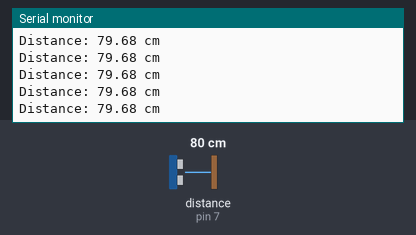
A sketch run on a simulated Arduino Uno, built with avr-gcc and run on an emulated ATmega328P. Shown: the last lines printed to the serial monitor. Wiring (inferred from the names in the program): ultrasonic range finder: trigger pin 6; echo pin 7. The test bench sets the inputs (shaded band); at power-on: distance to the obstacle (sensor on pin 7) 80 cm. The echo pulse lasts 58.3 µs per cm.

Above: at 1.2 s.
1.3 s: distance to the obstacle (sensor on pin 7) set to 2 cm
At 1.72 s:
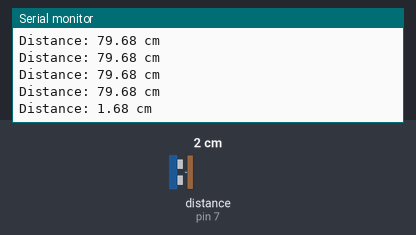
4.3 s: distance to the obstacle (sensor on pin 7) set to 4 cm
At 4.48 s:
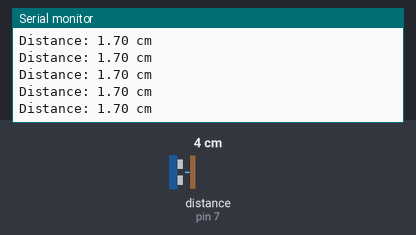
Timing chart, 0 to 7.3 s (numbered marks = the images above; inputs shaded):
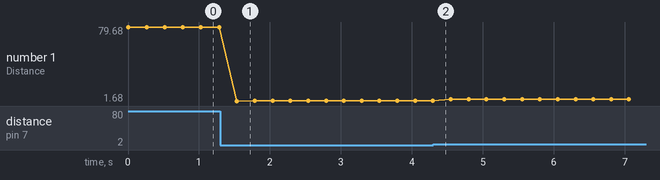

Measured:
- after the input at 1.3 s, the serial monitor: prints a new line after 0.23 s (image 1)
- plotted number 1: 79.68 → 1.7 after the input at 1.3 s, 1.7 → 3.7 after the input at 4.3 s

The sketch:

HC_SR04_Test.ino
```cpp
const int trigPin = 6;
const int echoPin = 7;

void setup() {
  Serial.begin(9600);

  pinMode(trigPin, OUTPUT);
  pinMode(echoPin, INPUT);
}

void loop() {
  // Send ultrasonic pulse
  digitalWrite(trigPin, LOW);
  delayMicroseconds(2);

  digitalWrite(trigPin, HIGH);
  delayMicroseconds(10);
  digitalWrite(trigPin, LOW);

  // Measure returning pulse
  long duration = pulseIn(echoPin, HIGH, 30000);

  if (duration == 0) {
    Serial.println("No echo detected");
  }
  else {
    // Calculate distance in centimeters
    float distance = duration * 0.0343 / 2;

    Serial.print("Distance: ");
    Serial.print(distance);
    Serial.println(" cm");
  }

  delay(250);
}
```
